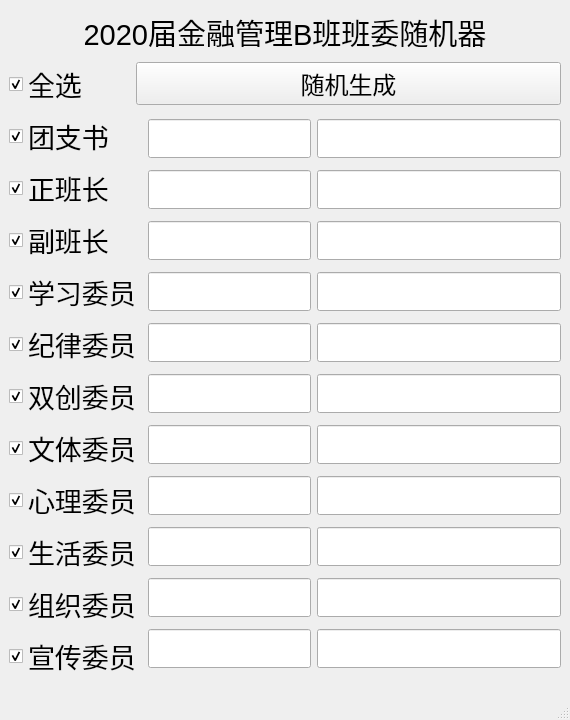
<?xml version="1.0" encoding="UTF-8"?>
<ui version="4.0">
 <class>MainWindow</class>
 <widget class="QMainWindow" name="MainWindow">
  <property name="geometry">
   <rect>
    <x>0</x>
    <y>0</y>
    <width>570</width>
    <height>720</height>
   </rect>
  </property>
  <property name="maximumSize">
   <size>
    <width>570</width>
    <height>720</height>
   </size>
  </property>
  <property name="windowTitle">
   <string>MainWindow</string>
  </property>
  <widget class="QWidget" name="centralwidget">
   <layout class="QVBoxLayout" name="verticalLayout_5">
    <item>
     <widget class="QLabel" name="label">
      <property name="sizePolicy">
       <sizepolicy hsizetype="Minimum" vsizetype="Fixed">
        <horstretch>0</horstretch>
        <verstretch>0</verstretch>
       </sizepolicy>
      </property>
      <property name="maximumSize">
       <size>
        <width>16777215</width>
        <height>30</height>
       </size>
      </property>
      <property name="font">
       <font>
        <pointsize>22</pointsize>
       </font>
      </property>
      <property name="text">
       <string>2020届金融管理B班班委随机器</string>
      </property>
      <property name="alignment">
       <set>Qt::AlignCenter</set>
      </property>
     </widget>
    </item>
    <item>
     <layout class="QVBoxLayout" name="verticalLayout_4" stretch="1,11">
      <item>
       <layout class="QHBoxLayout" name="horizontalLayout_3" stretch="2,7">
        <item>
         <widget class="QCheckBox" name="allcheck">
          <property name="sizePolicy">
           <sizepolicy hsizetype="Minimum" vsizetype="Fixed">
            <horstretch>0</horstretch>
            <verstretch>0</verstretch>
           </sizepolicy>
          </property>
          <property name="font">
           <font>
            <pointsize>20</pointsize>
           </font>
          </property>
          <property name="text">
           <string>全选</string>
          </property>
          <property name="iconSize">
           <size>
            <width>16</width>
            <height>16</height>
           </size>
          </property>
          <property name="checked">
           <bool>true</bool>
          </property>
         </widget>
        </item>
        <item>
         <widget class="QPushButton" name="randomButton">
          <property name="sizePolicy">
           <sizepolicy hsizetype="Minimum" vsizetype="Fixed">
            <horstretch>0</horstretch>
            <verstretch>0</verstretch>
           </sizepolicy>
          </property>
          <property name="font">
           <font>
            <pointsize>18</pointsize>
           </font>
          </property>
          <property name="text">
           <string>随机生成</string>
          </property>
         </widget>
        </item>
       </layout>
      </item>
      <item>
       <layout class="QHBoxLayout" name="horizontalLayout_2" stretch="2,7">
        <property name="sizeConstraint">
         <enum>QLayout::SetDefaultConstraint</enum>
        </property>
        <item>
         <layout class="QVBoxLayout" name="verticalLayout">
          <item>
           <widget class="QCheckBox" name="check1">
            <property name="font">
             <font>
              <pointsize>20</pointsize>
             </font>
            </property>
            <property name="text">
             <string>团支书</string>
            </property>
            <property name="iconSize">
             <size>
              <width>16</width>
              <height>16</height>
             </size>
            </property>
            <property name="checked">
             <bool>true</bool>
            </property>
           </widget>
          </item>
          <item>
           <widget class="QCheckBox" name="check2">
            <property name="font">
             <font>
              <pointsize>20</pointsize>
             </font>
            </property>
            <property name="text">
             <string>正班长</string>
            </property>
            <property name="iconSize">
             <size>
              <width>16</width>
              <height>16</height>
             </size>
            </property>
            <property name="checked">
             <bool>true</bool>
            </property>
           </widget>
          </item>
          <item>
           <widget class="QCheckBox" name="check3">
            <property name="font">
             <font>
              <pointsize>20</pointsize>
             </font>
            </property>
            <property name="text">
             <string>副班长</string>
            </property>
            <property name="iconSize">
             <size>
              <width>16</width>
              <height>16</height>
             </size>
            </property>
            <property name="checked">
             <bool>true</bool>
            </property>
           </widget>
          </item>
          <item>
           <widget class="QCheckBox" name="check4">
            <property name="font">
             <font>
              <pointsize>20</pointsize>
             </font>
            </property>
            <property name="text">
             <string>学习委员</string>
            </property>
            <property name="iconSize">
             <size>
              <width>16</width>
              <height>16</height>
             </size>
            </property>
            <property name="checked">
             <bool>true</bool>
            </property>
           </widget>
          </item>
          <item>
           <widget class="QCheckBox" name="check5">
            <property name="font">
             <font>
              <pointsize>20</pointsize>
             </font>
            </property>
            <property name="text">
             <string>纪律委员</string>
            </property>
            <property name="iconSize">
             <size>
              <width>16</width>
              <height>16</height>
             </size>
            </property>
            <property name="checked">
             <bool>true</bool>
            </property>
           </widget>
          </item>
          <item>
           <widget class="QCheckBox" name="check6">
            <property name="font">
             <font>
              <pointsize>20</pointsize>
             </font>
            </property>
            <property name="text">
             <string>双创委员</string>
            </property>
            <property name="iconSize">
             <size>
              <width>16</width>
              <height>16</height>
             </size>
            </property>
            <property name="checked">
             <bool>true</bool>
            </property>
           </widget>
          </item>
          <item>
           <widget class="QCheckBox" name="check7">
            <property name="font">
             <font>
              <pointsize>20</pointsize>
             </font>
            </property>
            <property name="text">
             <string>文体委员</string>
            </property>
            <property name="iconSize">
             <size>
              <width>16</width>
              <height>16</height>
             </size>
            </property>
            <property name="checked">
             <bool>true</bool>
            </property>
           </widget>
          </item>
          <item>
           <widget class="QCheckBox" name="check8">
            <property name="font">
             <font>
              <pointsize>20</pointsize>
             </font>
            </property>
            <property name="text">
             <string>心理委员</string>
            </property>
            <property name="iconSize">
             <size>
              <width>16</width>
              <height>16</height>
             </size>
            </property>
            <property name="checked">
             <bool>true</bool>
            </property>
           </widget>
          </item>
          <item>
           <widget class="QCheckBox" name="check9">
            <property name="font">
             <font>
              <pointsize>20</pointsize>
             </font>
            </property>
            <property name="text">
             <string>生活委员</string>
            </property>
            <property name="iconSize">
             <size>
              <width>16</width>
              <height>16</height>
             </size>
            </property>
            <property name="checked">
             <bool>true</bool>
            </property>
           </widget>
          </item>
          <item>
           <widget class="QCheckBox" name="check10">
            <property name="font">
             <font>
              <pointsize>20</pointsize>
             </font>
            </property>
            <property name="text">
             <string>组织委员</string>
            </property>
            <property name="iconSize">
             <size>
              <width>16</width>
              <height>16</height>
             </size>
            </property>
            <property name="checked">
             <bool>true</bool>
            </property>
           </widget>
          </item>
          <item>
           <widget class="QCheckBox" name="check11">
            <property name="font">
             <font>
              <pointsize>20</pointsize>
             </font>
            </property>
            <property name="text">
             <string>宣传委员</string>
            </property>
            <property name="iconSize">
             <size>
              <width>16</width>
              <height>16</height>
             </size>
            </property>
            <property name="checked">
             <bool>true</bool>
            </property>
           </widget>
          </item>
         </layout>
        </item>
        <item>
         <layout class="QHBoxLayout" name="horizontalLayout" stretch="2,3">
          <item>
           <layout class="QVBoxLayout" name="verticalLayout_2">
            <item>
             <widget class="QLineEdit" name="name1">
              <property name="font">
               <font>
                <pointsize>20</pointsize>
               </font>
              </property>
              <property name="text">
               <string/>
              </property>
             </widget>
            </item>
            <item>
             <widget class="QLineEdit" name="name2">
              <property name="font">
               <font>
                <pointsize>20</pointsize>
               </font>
              </property>
              <property name="text">
               <string/>
              </property>
             </widget>
            </item>
            <item>
             <widget class="QLineEdit" name="name3">
              <property name="font">
               <font>
                <pointsize>20</pointsize>
               </font>
              </property>
              <property name="text">
               <string/>
              </property>
             </widget>
            </item>
            <item>
             <widget class="QLineEdit" name="name4">
              <property name="font">
               <font>
                <pointsize>20</pointsize>
               </font>
              </property>
              <property name="text">
               <string/>
              </property>
             </widget>
            </item>
            <item>
             <widget class="QLineEdit" name="name5">
              <property name="font">
               <font>
                <pointsize>20</pointsize>
               </font>
              </property>
              <property name="text">
               <string/>
              </property>
             </widget>
            </item>
            <item>
             <widget class="QLineEdit" name="name6">
              <property name="font">
               <font>
                <pointsize>20</pointsize>
               </font>
              </property>
              <property name="text">
               <string/>
              </property>
             </widget>
            </item>
            <item>
             <widget class="QLineEdit" name="name7">
              <property name="font">
               <font>
                <pointsize>20</pointsize>
               </font>
              </property>
              <property name="text">
               <string/>
              </property>
             </widget>
            </item>
            <item>
             <widget class="QLineEdit" name="name8">
              <property name="font">
               <font>
                <pointsize>20</pointsize>
               </font>
              </property>
              <property name="text">
               <string/>
              </property>
             </widget>
            </item>
            <item>
             <widget class="QLineEdit" name="name9">
              <property name="font">
               <font>
                <pointsize>20</pointsize>
               </font>
              </property>
              <property name="text">
               <string/>
              </property>
             </widget>
            </item>
            <item>
             <widget class="QLineEdit" name="name10">
              <property name="font">
               <font>
                <pointsize>20</pointsize>
               </font>
              </property>
              <property name="text">
               <string/>
              </property>
             </widget>
            </item>
            <item>
             <widget class="QLineEdit" name="name11">
              <property name="font">
               <font>
                <pointsize>20</pointsize>
               </font>
              </property>
              <property name="text">
               <string/>
              </property>
             </widget>
            </item>
           </layout>
          </item>
          <item>
           <layout class="QVBoxLayout" name="verticalLayout_3">
            <item>
             <widget class="QLineEdit" name="number1">
              <property name="font">
               <font>
                <pointsize>20</pointsize>
               </font>
              </property>
              <property name="text">
               <string/>
              </property>
             </widget>
            </item>
            <item>
             <widget class="QLineEdit" name="number2">
              <property name="font">
               <font>
                <pointsize>20</pointsize>
               </font>
              </property>
              <property name="text">
               <string/>
              </property>
             </widget>
            </item>
            <item>
             <widget class="QLineEdit" name="number3">
              <property name="font">
               <font>
                <pointsize>20</pointsize>
               </font>
              </property>
              <property name="text">
               <string/>
              </property>
             </widget>
            </item>
            <item>
             <widget class="QLineEdit" name="number4">
              <property name="font">
               <font>
                <pointsize>20</pointsize>
               </font>
              </property>
              <property name="text">
               <string/>
              </property>
             </widget>
            </item>
            <item>
             <widget class="QLineEdit" name="number5">
              <property name="font">
               <font>
                <pointsize>20</pointsize>
               </font>
              </property>
              <property name="text">
               <string/>
              </property>
             </widget>
            </item>
            <item>
             <widget class="QLineEdit" name="number6">
              <property name="font">
               <font>
                <pointsize>20</pointsize>
               </font>
              </property>
              <property name="text">
               <string/>
              </property>
             </widget>
            </item>
            <item>
             <widget class="QLineEdit" name="number7">
              <property name="font">
               <font>
                <pointsize>20</pointsize>
               </font>
              </property>
              <property name="text">
               <string/>
              </property>
             </widget>
            </item>
            <item>
             <widget class="QLineEdit" name="number8">
              <property name="font">
               <font>
                <pointsize>20</pointsize>
               </font>
              </property>
              <property name="text">
               <string/>
              </property>
             </widget>
            </item>
            <item>
             <widget class="QLineEdit" name="number9">
              <property name="font">
               <font>
                <pointsize>20</pointsize>
               </font>
              </property>
              <property name="text">
               <string/>
              </property>
             </widget>
            </item>
            <item>
             <widget class="QLineEdit" name="number10">
              <property name="font">
               <font>
                <pointsize>20</pointsize>
               </font>
              </property>
              <property name="text">
               <string/>
              </property>
             </widget>
            </item>
            <item>
             <widget class="QLineEdit" name="number11">
              <property name="font">
               <font>
                <pointsize>20</pointsize>
               </font>
              </property>
              <property name="text">
               <string/>
              </property>
             </widget>
            </item>
           </layout>
          </item>
         </layout>
        </item>
       </layout>
      </item>
     </layout>
    </item>
   </layout>
  </widget>
  <widget class="QStatusBar" name="statusbar"/>
 </widget>
 <resources/>
 <connections/>
</ui>
